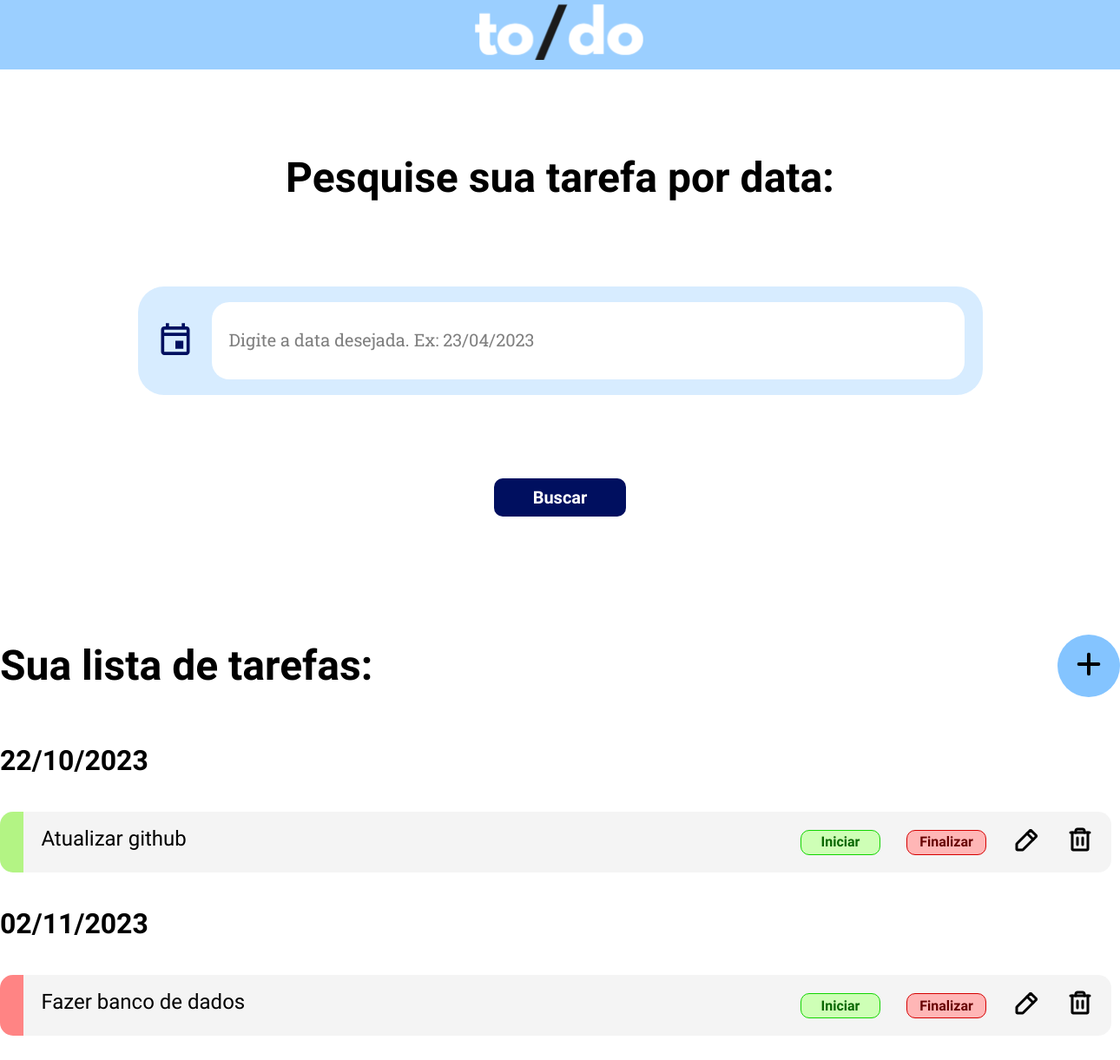
Page /home on the earlier database version.
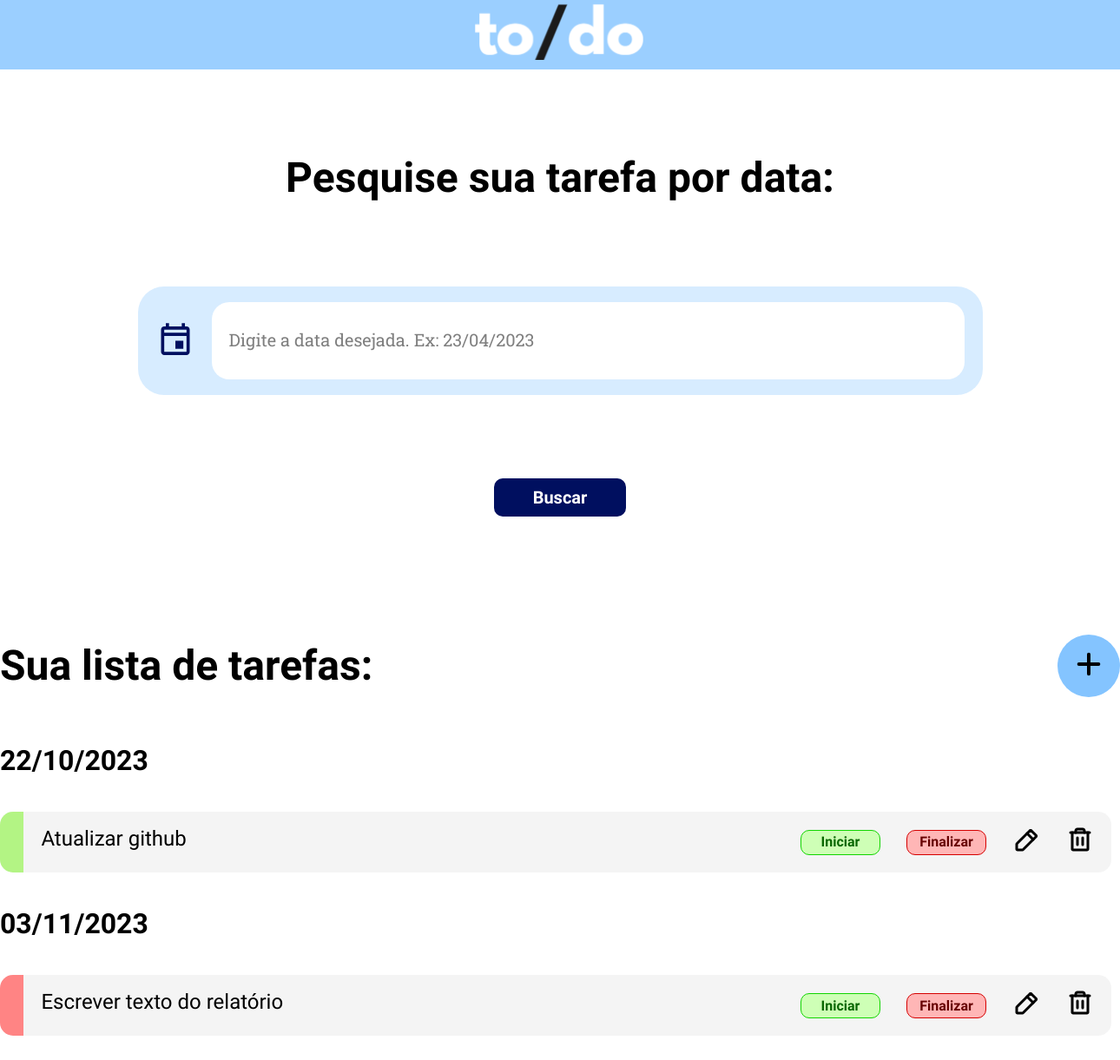
Same page on the later database version.
### tables this page shows
CREATE TABLE activities (
            id INTEGER PRIMARY KEY AUTOINCREMENT, 
            name TEXT,
            description TEXT, 
            date TEXT,
            start_time TEXT,
            end_time TEXT,
            status TEXT);

### main.py (the view)
@app.route('/')
@app.route('/home')
def home():
    select = 'SELECT * FROM activities'
    lista = listarTarefas(select=select)
    return render_template('home.html', data=lista)

### bd_tutorial.py (called while the page is built)
def create_connection(db_file) -> sqlite3.Connection:
    conn = None
    conn = sqlite3.connect(db_file)
    return conn

def select_from_table(table_name : str = None, custom_query : str = None) -> list[tuple]:
    conn = create_connection(DB_PATH)
    cur = conn.cursor()
    if not custom_query:
        cur.execute(f"SELECT * FROM {table_name}")
    else:
        print(custom_query)
        cur.execute(custom_query)
    rows = cur.fetchall()
    return rows

### main.py (called while the page is built)
def listarTarefas(select):
    resposta = db.select_from_table(custom_query=select)
    lista = []
    for i in range(len(resposta)):
        id = resposta[i][0]
        tarefa = resposta[i][2]
        data = resposta[i][3]
        status = resposta[i][6]
        classe = 'categoryRed'
        if status == 'finalizada':
            classe = 'categoryGreen'
        elif status == 'iniciada':
            classe = 'categoryYellow'
        objeto = {'tarefa': tarefa, 'id': id, 'dia': data, 'classe': classe}
        lista.append(objeto)
    return lista

### templates/home.html (shortened to what this page needs)
<!DOCTYPE html>
<html lang="en">
<head>
    <link rel="stylesheet" href="{{ url_for('static', filename='home.css') }}">
</head>
<body>
    <header class="headerSection">
        <div class="headerContainer">
            <img class="logo" src="{{ url_for('static', filename='/assets/logo.svg') }}" alt="Logo">
        </div>
    </header>
    <div class="heroSection">
        <div class="hero">
            <div class="h1"> Pesquise sua tarefa por data:</div>
            <div class="heroContainer">
                <img class="" src="{{ url_for('static', filename='/assets/Calendário.svg') }}" alt="Icon Calendário">
                <form action="filtrar" class="searchBox" method="post">
                    <div class="inputContainer">
                        <input type="text" placeholder="Digite a data desejada. Ex: 23/04/2023" name="filtro">
                    </div>
            </div>
            <div class="buttonContainer">
                <button class="submitButton">
                    <a class="linkButton">
                        Buscar
                    </a>
                </button>
            </div>
        </div>
    </div>
    <div class="taskSection" id="task">
        <div class="taskList">
            <div class="titleContainer">
                <div class="h1"> Sua lista de tarefas: </div>
                <div class="buttonContainerAdd">
                    <form action="irParaAdicionar" method="post">
                    <button class="addButton" type="submit">
                        <a class="linkButtonAdd" href="">
                            <img class="" src= "{{ url_for('static', filename='/assets/Símbolo Adicionar.svg') }}" alt="Icon Adicionar">
                        </a>
                    </button>
                </form>
                </div>
            </div>
                <div class="taskContainer">
                    {% for element in data %}
                    <div class="h2"> {{element["dia"]}} </div>
                    <div class="task">
                        <div class="{{element['classe']}}"></div>
                        <div class="taskBody">
                            <p class="h4"> {{element["tarefa"]}} </p>
                            <div class="options">
                                    <button class="startButton" type="submit">
                                        <a class="linkButtonStart" href="{{url_for('iniciar_tarefa', id=element['id'])}}" >
                                            Iniciar
                                        </a>
                                    </button>
                                <button class="endButton">
                                    <a class="linkButtonEnd" href="{{url_for('finalizar_tarefa', id=element['id'])}}">
                                        Finalizar
                                    </a>
                                </button>
                                    <a class="" href="{{url_for('editar_tarefa', id=element['id'])}}">
                                        <img class="" src="{{ url_for('static', filename='/assets/Lápis.svg') }}" alt="Icon Lápis">
                                    </a>
                                    <a class="" href="{{url_for('deletar_tarefa', id=element['id'])}}">
                                        <img class="" src= "{{ url_for('static', filename='/assets/Lixeira.svg') }}"  alt="Icon Lixeira">
                                    </a>
                            </div>
                        </div>
                    </div>
                    {% endfor %}
                </div>
            </div>
        </div>
</body>
</html>

### static/home.css (style rules this page uses)
* { margin: 0; padding: 0; box-sizing: border-box; font-family: 'Outfit', sans-serif; }
html { scroll-behavior: smooth; }
.headerSection { background-color: #9BCFFF; width: 100%; height: 80px; display: flex; justify-content: center; }
.h1 { color: #000; font-family: Sora; font-size: 48px; font-style: normal; font-weight: 600; line-height: 120% }
.heroSection { width: 100%; display: flex; justify-content: center; align-items: center; justify-self: center; margin-top: 96px; }
.hero { width: 100%; max-width: 1344px; display: flex; justify-content: center; align-items: center; flex-direction: column; gap: 96px; }
.heroContainer { display: flex; padding: 18px 21px; justify-content: center; align-items: center; border-radius: 30px; background: #D7ECFF; gap: 20px; }
.searchBox { width: 100%; max-width: 1344px; display: flex; gap: 50px; flex-direction: column; }
.inputContainer { display: flex; flex-direction: column; align-items: flex-start; gap: 25px; }
.form input[type=text],input[type=text] { padding: 14px 600px 13px 20px; height: 89px; border-radius: 20px; background: #FFF; background-blend-mode: darken; border: none; color: #000; font-family: Sora; font-size: 18px; font-weight: 400; }
::placeholder { color: #7F7F7F; padding: 0px 600px 0px 0px; font-family: Roboto Slab; font-size: 20px; font-style: normal; font-weight: 400; }
.buttonContainer { margin-bottom: 96px; }
.submitButton { display: inline-flex; padding: 10px 45px; justify-content: center; align-items: center; border-radius: 10px; background: #000F5F; background-blend-mode: darken; border: none; }
.linkButton { color: #FFF; font-family: Sora; font-size: 20px; font-style: normal; font-weight: 600; line-height: 24px; text-decoration: none; }
.taskSection { width: 100%; display: flex; justify-self: center; align-items: center; margin-top: 40px; margin-bottom: 96px; }
.taskList { width: 100%; display: flex; align-items: center; justify-content: flex-start; flex-direction: column; gap:54px; }
.h2 { color: #000; font-family: Sora; font-size: 32px; font-style: normal; font-weight: 600; line-height: 120% }
.titleContainer { width: 100%; max-width: 1344px; display: flex; align-items: center; justify-content: space-between; }
.taskContainer { max-width: 1344px; width: 100%; display: flex; justify-content: space-between; align-items: flex-start; flex-direction: column; gap: 40px; }
.addButton { display: inline-flex; justify-content: center; align-items: center; width: 72px; height: 72px; border-radius: 100%; background: #84C4FF; background-blend-mode: darken; border: none; }
.h4 { color: #000; font-family: Sora; font-size: 24px; font-weight: 400; }
.categoryRed { width: 28px; height: 70px; border-radius: 15px 0px 0px 15px; background: #FF8484; background-blend-mode: darken; }
.categoryGreen { width: 28px; height: 70px; border-radius: 15px 0px 0px 15px; background: #B3F484; background-blend-mode: darken; }
.task { width: 1280px; height: 70px; border-radius: 15px; background: #F4F4F4; display: flex; align-items: center; }
.taskBody { width: 100%; max-width: 1280px; display: flex; justify-content: space-between; padding: 20px; }
.options { display: flex; justify-content: center; align-items: center; gap: 30px; }
.startButton { width: 90px; height: 29px; padding: 10px 45px; display: flex; justify-content: center; align-items: center; border-radius: 10px; border: 1px solid #11D500; background: #CEFFB6; }
.linkButtonStart { color:#086700; text-decoration: none; font-family: Sora; font-size: 16px; font-style: normal; font-weight: 700; line-height: 120%; }
.endButton { width: 90px; height: 29px; padding: 10px 45px; display: flex; justify-content: center; align-items: center; border-radius: 10px; border: 1px solid #D50000; background: #FFB6B6; }
.linkButtonEnd { color: #670000; text-decoration: none; font-family: Sora; font-size: 16px; font-style: normal; font-weight: 700; line-height: 120%; }

Differences in the rows shown:
removed activities: dia "02/11/2023", tarefa "Fazer banco de dados"
added activities: dia "03/11/2023", tarefa "Escrever texto do relatório"
